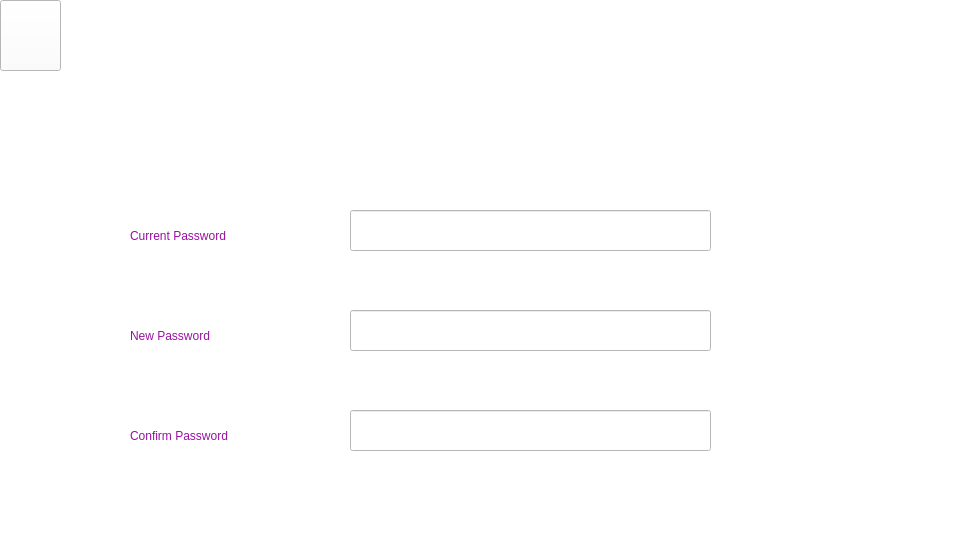
<?xml version="1.0" encoding="UTF-8"?>
<ui version="4.0">
 <class>changepw</class>
 <widget class="QMainWindow" name="changepw">
  <property name="geometry">
   <rect>
    <x>0</x>
    <y>0</y>
    <width>960</width>
    <height>540</height>
   </rect>
  </property>
  <property name="windowTitle">
   <string>MainWindow</string>
  </property>
  <property name="styleSheet">
   <string notr="true">background-color: rgb(255, 255, 255);</string>
  </property>
  <widget class="QWidget" name="centralwidget">
   <widget class="QLabel" name="editprofiletitle">
    <property name="geometry">
     <rect>
      <x>60</x>
      <y>0</y>
      <width>901</width>
      <height>71</height>
     </rect>
    </property>
    <property name="styleSheet">
     <string notr="true">border-image:url(:/resources/title.png);
color:rgb(255, 255, 255);
 
font: 700 22pt &quot;Bahnschrift&quot;;

 </string>
    </property>
    <property name="text">
     <string>  CASH APP</string>
    </property>
   </widget>
   <widget class="QPushButton" name="back">
    <property name="geometry">
     <rect>
      <x>0</x>
      <y>0</y>
      <width>61</width>
      <height>71</height>
     </rect>
    </property>
    <property name="styleSheet">
     <string notr="true">
image: url(:/resources/back.png);</string>
    </property>
    <property name="text">
     <string/>
    </property>
   </widget>
   <widget class="QLabel" name="label">
    <property name="geometry">
     <rect>
      <x>130</x>
      <y>220</y>
      <width>131</width>
      <height>31</height>
     </rect>
    </property>
    <property name="styleSheet">
     <string notr="true">font: 11pt &quot;Bahnschrift&quot;;
color:rgb(151, 18, 161);
</string>
    </property>
    <property name="text">
     <string>Current Password</string>
    </property>
   </widget>
   <widget class="QLineEdit" name="lineEdit">
    <property name="geometry">
     <rect>
      <x>350</x>
      <y>210</y>
      <width>361</width>
      <height>41</height>
     </rect>
    </property>
   </widget>
   <widget class="QLineEdit" name="lineEdit_2">
    <property name="geometry">
     <rect>
      <x>350</x>
      <y>310</y>
      <width>361</width>
      <height>41</height>
     </rect>
    </property>
    <property name="text">
     <string/>
    </property>
   </widget>
   <widget class="QLabel" name="label_2">
    <property name="geometry">
     <rect>
      <x>130</x>
      <y>320</y>
      <width>131</width>
      <height>31</height>
     </rect>
    </property>
    <property name="styleSheet">
     <string notr="true">font: 11pt &quot;Bahnschrift&quot;;
color:rgb(151, 18, 161);
</string>
    </property>
    <property name="text">
     <string>New Password</string>
    </property>
   </widget>
   <widget class="QLineEdit" name="lineEdit_3">
    <property name="geometry">
     <rect>
      <x>350</x>
      <y>410</y>
      <width>361</width>
      <height>41</height>
     </rect>
    </property>
   </widget>
   <widget class="QLabel" name="label_3">
    <property name="geometry">
     <rect>
      <x>130</x>
      <y>420</y>
      <width>131</width>
      <height>31</height>
     </rect>
    </property>
    <property name="styleSheet">
     <string notr="true">font: 11pt &quot;Bahnschrift&quot;;
color:rgb(151, 18, 161);
</string>
    </property>
    <property name="text">
     <string>Confirm Password</string>
    </property>
   </widget>
   <widget class="QLabel" name="label_4">
    <property name="geometry">
     <rect>
      <x>260</x>
      <y>110</y>
      <width>381</width>
      <height>61</height>
     </rect>
    </property>
    <property name="styleSheet">
     <string notr="true">border-image: url(:/resources/changepw.png);</string>
    </property>
    <property name="text">
     <string/>
    </property>
   </widget>
   <widget class="QPushButton" name="save">
    <property name="geometry">
     <rect>
      <x>290</x>
      <y>540</y>
      <width>211</width>
      <height>31</height>
     </rect>
    </property>
    <property name="styleSheet">
     <string notr="true">
border-image: url(:/resources/p7.jpg);
font: 9pt &quot;Bahnschrift&quot;;
border-color: none;
color: rgb(255, 255, 255);
background-color: rgb(123,49,148);
border-radius: 10px;

</string>
    </property>
    <property name="text">
     <string>save </string>
    </property>
   </widget>
  </widget>
 </widget>
 <resources/>
 <connections/>
</ui>
